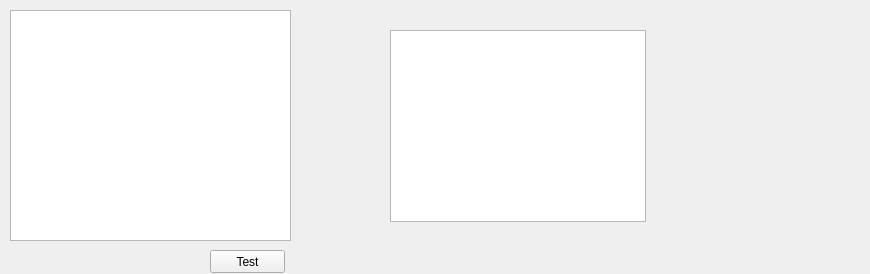
<?xml version="1.0" encoding="UTF-8"?>
<ui version="4.0">
 <class>GraphWindow</class>
 <widget class="QWidget" name="GraphWindow">
  <property name="geometry">
   <rect>
    <x>0</x>
    <y>0</y>
    <width>870</width>
    <height>274</height>
   </rect>
  </property>
  <property name="sizePolicy">
   <sizepolicy hsizetype="Minimum" vsizetype="Minimum">
    <horstretch>0</horstretch>
    <verstretch>0</verstretch>
   </sizepolicy>
  </property>
  <property name="minimumSize">
   <size>
    <width>301</width>
    <height>274</height>
   </size>
  </property>
  <property name="windowTitle">
   <string>Graph</string>
  </property>
  <widget class="QChartView" name="chartView">
   <property name="geometry">
    <rect>
     <x>10</x>
     <y>10</y>
     <width>281</width>
     <height>231</height>
    </rect>
   </property>
   <property name="minimumSize">
    <size>
     <width>281</width>
     <height>231</height>
    </size>
   </property>
  </widget>
  <widget class="QPushButton" name="buttonTest">
   <property name="geometry">
    <rect>
     <x>210</x>
     <y>250</y>
     <width>75</width>
     <height>23</height>
    </rect>
   </property>
   <property name="text">
    <string>Test</string>
   </property>
  </widget>
  <widget class="QChartView" name="graphicsView">
   <property name="geometry">
    <rect>
     <x>390</x>
     <y>30</y>
     <width>256</width>
     <height>192</height>
    </rect>
   </property>
  </widget>
 </widget>
 <customwidgets>
  <customwidget>
   <class>QChartView</class>
   <extends>QGraphicsView</extends>
   <header>QtCharts</header>
  </customwidget>
 </customwidgets>
 <resources/>
 <connections/>
</ui>
